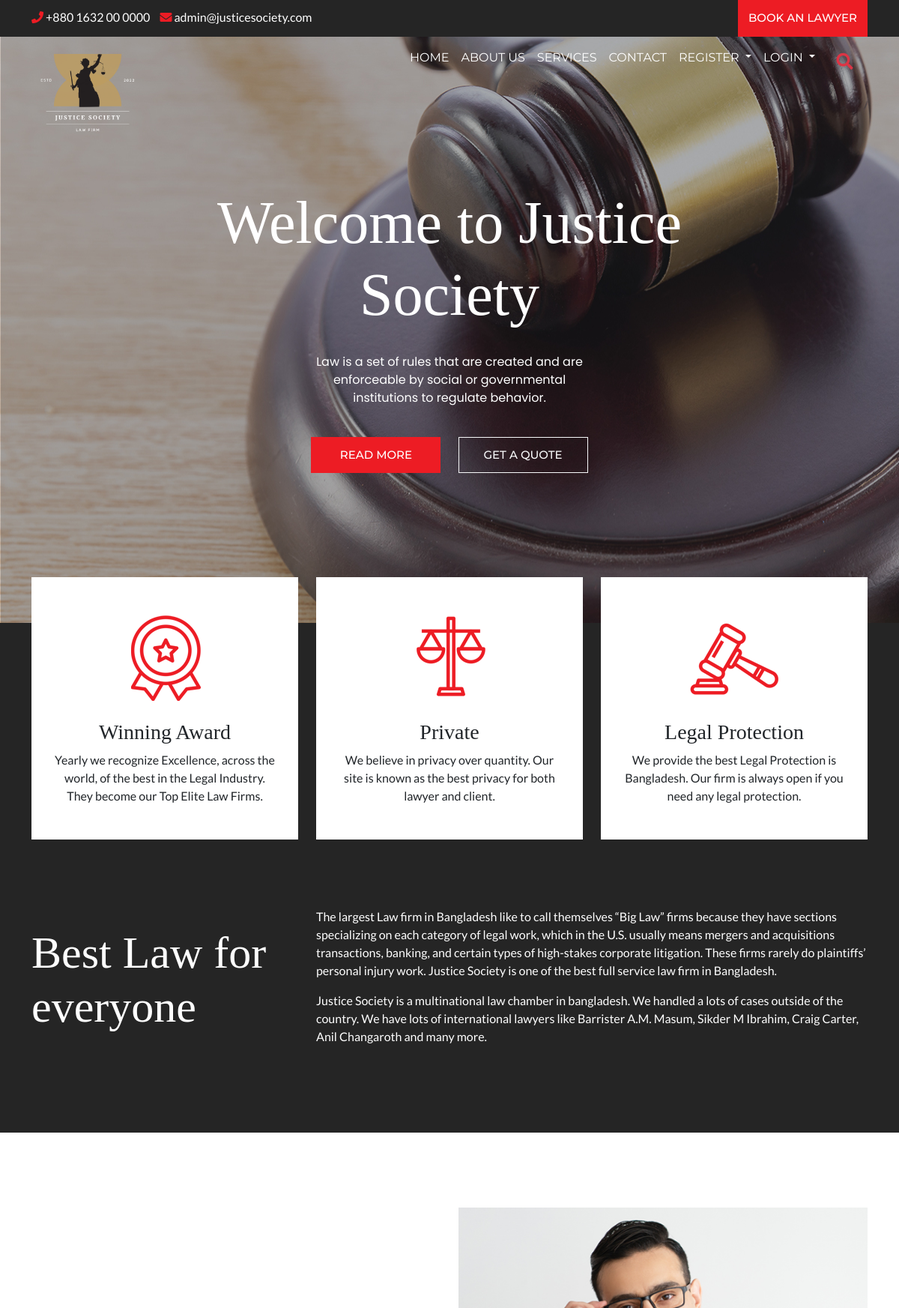
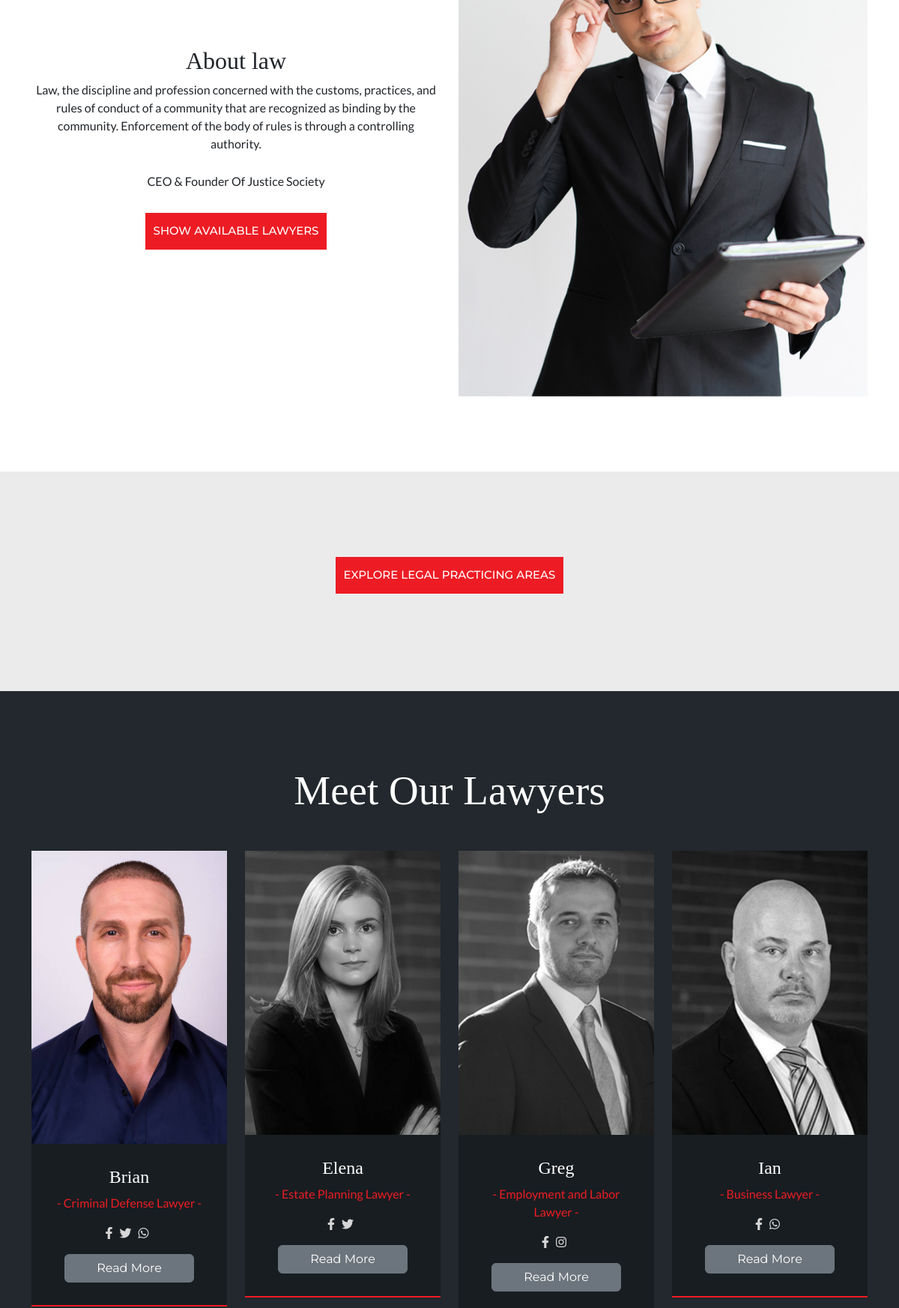
The page / (upper part) on the database its author committed (2 pictures, top to bottom).
### tables this page shows
CREATE TABLE `lawyers` (
  `email` varchar(700) NOT NULL,
  `password` text NOT NULL,
  `name` text NOT NULL,
  `categoryid` int(11) NOT NULL,
  `rate` int(11) NOT NULL,
  `description` varchar(2000) NOT NULL,
  `phonenumber` text NOT NULL,
  `bkashnumber` text NOT NULL,
  `location` text NOT NULL,
  `picture` text NOT NULL,
  `joindate` datetime NOT NULL DEFAULT current_timestamp()
);

CREATE TABLE `lawyercategories` (
  `id` int(11) NOT NULL,
  `category` varchar(700) NOT NULL,
  `description` varchar(3000) NOT NULL,
  `image` varchar(400) NOT NULL
);

### index.php (the view, shortened to what this page needs)
<?php include 'header.php' ?>
<section class="features-section">
	<div class="container">
		<div class="row top-features">
			<div class="col-lg-4">
				<div class="features-box">
					<img src="images/icon.png" alt="">
					<h3>Winning Award</h3>
					<p>Yearly we recognize Excellence, across the world, of the best in the Legal Industry. They become our Top Elite Law Firms.</p>
				</div>
			</div>
			<div class="col-lg-4">
				<div class="features-box">
					<img src="images/icon2.png" alt="">
					<h3>Private</h3>
					<p>We believe in privacy over quantity. Our site is known as the best privacy for both lawyer and client.</p>
				</div>
			</div>
			<div class="col-lg-4">
				<div class="features-box">
					<img src="images/icon3.png" alt="">
					<h3>Legal Protection</h3>
					<p>We provide the best Legal Protection is Bangladesh. Our firm is always open if you need any legal protection.</p>
				</div>
			</div>
		</div>
		<div class="row align-items-center">
			<div class="col-lg-4">
				<div class="left-head">
					<h2>Best Law for everyone</h2>
				</div>
			</div>
			<div class="col-lg-8">
				<div class="right-text">
					<p>The largest Law firm in Bangladesh like to call themselves “Big Law” firms because they have sections specializing on each category of legal work, which in the U.S. usually means mergers and acquisitions transactions, banking, and certain types of high-stakes corporate litigation. These firms rarely do plaintiffs’ personal injury work. Justice Society is one of the best full service law firm in Bangladesh.</p>
					<p>Justice Society is a multinational law chamber in bangladesh. We handled a lots of cases outside of the country. We have lots of international lawyers like Barrister A.M. Masum, Sikder M Ibrahim, Craig Carter, Anil Changaroth and many more.</p>
				</div>
			</div>
		</div>
	</div>
</section>
<section class="about-section" id="about-section-id">
	<div class="container">
		<div class="row  align-items-center">
			<div class="col-lg-6">
				<div class="about-text text-center">
					<h2>About law </h2>
					<p>Law, the discipline and profession concerned with the customs, practices, and rules of conduct of a community that are recognized as binding by the community. Enforcement of the body of rules is through a controlling authority.
					</p>
					<div class="signature">
						<p>CEO & Founder Of Justice Society</p>
                        <button id="fetchDataBtn" class="btn btn-primary">Show Available Lawyers </button>
					</div>
				</div>
			</div>
			<div class="col-lg-6">
				<div class="about-img">
					<img src="images/about.jpg" alt="">
				</div>
			</div>
		</div>
	</div>
</section>
<section class="services-section" id="services-section-id">
    <div class="container">
        <div class="row">
            <div class="col-md-12">
                <div class="section-title-main">
                    <h2 class="section-title">
                        <a href="legal_practice_areas.html" class="btn btn-primary btn-lg">Explore Legal Practicing Areas</a>
                    </h2>
                </div>
            </div>
        </div>
    </div>
</section>
<section class="team-section" id="team-section-id">
	<div class="container">
		<div class="row">
			<div class="col-md-12">
				<div class="section-title-main">
					<h2 class="section-title">Meet Our Lawyers</h2>
				</div>
			</div>
			<?php
			$query = "SELECT * FROM lawyers	JOIN socialmedia ON lawyers.email= socialmedia.email limit 4;";
			$result = $conn->query($query);
			if ($result->num_rows > 0) {
				while ($row = $result->fetch_assoc()) {
					$email = $row['email'];
					$name = $row['name'];
					$categoryid = $row['categoryid'];
					$picture = $row['picture'];
					$query1 = "select * from lawyercategories where id=" . $categoryid . ";";
					$result1 = $conn->query($query1);
					$category = "";
					if ($result1->num_rows > 0) {
						while ($row1 = $result1->fetch_assoc()) {
							$category = $row1['category'];
						}
					}
			?>
					<div class="col-lg-3">
						<div class="team-box">
							<div class="team-media">
								<img src="lawyer/images/<?php echo $picture ?>" alt="">
							</div>
							<div class="team-info">
								<h3><?php echo $name ?></h3>
								<p>- <?php echo $category ?> -</p>
								<ul class="top-social">
									<?php
											$facebook = $row['facebook'];
											$instagram = $row['instagram'];
											$twitter = $row['twitter'];
											$whatsapp = $row['whatsapp'];
									if($facebook!=""){
									?>
									<li><a target=”_blank” href="https://web.facebook.com/<?php echo $facebook ?>" class="rounded-3"><i class="fab fa-facebook-f"></i></a></li> <?php } if($instagram!=""){ ?>
									<li><a target=”_blank” href="https://www.instagram.com/<?php echo $instagram ?>" class="rounded-3"><i class="fab fa-instagram"></i></a></li> <?php } if($twitter!=""){ ?>
									<li><a target=”_blank” href="https://twitter.com/<?php echo $twitter ?>" class="rounded-3"><i class="fab fa-twitter"></i></a></li> <?php } if($whatsapp!=""){ ?>
									<li><a target=”_blank” href="https://api.whatsapp.com/send?phone=<?php echo $whatsapp ?>" class="rounded-3"><i class="fab fa-whatsapp"></i></a></li> <?php }?>
								</ul>
								<a type="button" class="btn btn-secondary  btn-block mt-3" href="lawyerreadmore.php?email=<?php echo $email ?>#details">Read More</a>
							</div>
						</div>
					</div>
			<?php
				}
			}
			?>
		</div>
	</div>
</section>
<?php include 'footer.php' ?>

### header.php (shortened to what this page needs)
<!doctype html>
<html>
<head>
    <link href="https://cdn.jsdelivr.net/npm/bootstrap@5.2.0/dist/css/bootstrap.min.css" rel="stylesheet">
    <link rel="stylesheet" href="https://cdnjs.cloudflare.com/ajax/libs/font-awesome/4.7.0/css/font-awesome.css" />
    <link rel="stylesheet" href="https://cdnjs.cloudflare.com/ajax/libs/OwlCarousel2/2.3.4/assets/owl.carousel.css" />
    <link rel="stylesheet" href="https://cdnjs.cloudflare.com/ajax/libs/OwlCarousel2/2.3.4/assets/owl.theme.default.min.css" />
    <link rel="stylesheet" href="https://cdnjs.cloudflare.com/ajax/libs/font-awesome/5.13.1/css/all.min.css" />
    <link rel="stylesheet" href="https://cdn.jsdelivr.net/npm/ti-icons@0.1.2/css/themify-icons.css">
    <link rel="stylesheet" href="css/style.css" type="text/css">
</head>
<body>
    <div class="top-header">
        <div class="container">
            <div class="row">
                <div class="col-lg-6">
                    <div class="top-contact">
                        <ul>
                            <li><a href="tel:+62 800 9000 123"> <i class="fa fa-phone"></i> +880 1632 00 0000</a> </li>
                            <li><a href="mailto:mail@yoursite.com"> <i class="fa fa-envelope"></i> admin@justicesociety.com</a> </li>
                        </ul>
                    </div>
                </div>
                <div class="col-lg-6">
                    <div class="top-right-info">
                        <a href="lawyerss.php?#lawyers" class="btn btn-primary">book an lawyer</a>
                    </div>
                </div>
            </div>
        </div>
    </div>
    <header>
        <div class="container">
            <nav class="navbar navbar-expand-lg navbar-light bg-light">
                <div class="container-fluid">
                    <div class="collapse navbar-collapse " id="navbarSupportedContent">
                        <a class="navbar-brand" href="index.php"><img src="images/Home Logo.png" alt="" class="position-absolute top-0 start-0" height='150px' width='150px'></a>
                        <ul class="navbar-nav ms-auto mb-2 mb-lg-0">
                            <li class="nav-item">
                                <a class="nav-link " href="index.php?">Home</a>
                            </li>
                            <li class="nav-item">
                                <a class="nav-link" href="index.php?#about-section-id">ABOUT US</a>
                            </li>
                            <li class="nav-item">
                                <a class="nav-link" href="index.php?#services-section-id">SERVICES</a>
                            </li>
                            <li class="nav-item">
                                <a class="nav-link" href="index.php?#contact-us-id">CONTACT</a>
                            </li>
                            <li class="nav-item dropdown">
                                <a class="nav-link dropdown-toggle" href="#" role="button" data-bs-toggle="dropdown" aria-expanded="false">
                                    Register
                                </a>
                            </li>
                            <li class="nav-item dropdown">
                                <a class="nav-link dropdown-toggle" href="#" role="button" data-bs-toggle="dropdown" aria-expanded="false">
                                    Login
                                </a>
                            </li>
                            <li class="nav-item dropdown">
                                <div id="sb-search" class="sb-search ">
                                    <form role="search" action="lawyerss.php?#lawyers" method="get">
                                        <span class="sb-icon-search text-danger"><i class="fa fa-search"></i></span>
                                    </form>
                                </div>
                            </li>
                        </ul>
                    </div>
                </div>
            </nav>
        </div>
    </header>
    <section class="banner-section" style="background: url(images/banner-bg.jpg) no-repeat">
        <div class="container">
            <div class="row">
                <div class="col-md-12">
                    <div class="banner-text">
                        <h1>Welcome to Justice Society</h1>
                        <p>Law is a set of rules that are created and are enforceable by social or governmental institutions to regulate behavior.</p>
                        <div class="btn-main">
                            <a href="index.php?#team-section-id" class="btn btn-primary">Read More</a>
                            <a href="index.php?#quote-section-id" class="btn btn-outline-light">GET A QUOTE</a>
                        </div>
                    </div>
                </div>
            </div>
        </div>
    </section>

### footer.php (shortened to what this page needs)
</body>
</html>

### css/style.css (style rules this page uses)
body { font-family: 'Lato', sans-serif; margin: 0px; padding: 0px; }
img { max-width: 100%; }
h1, h2, h3, h4, h5, h6 { font-family: 'Playfair Display', serif; }
.btn { font-family: 'Montserrat', sans-serif; }
.top-header { background: #252525; }
.top-contact ul { margin: 0px; padding: 0px; }
.top-contact ul li { display: inline-block; }
.top-contact ul li a { color: #FFF; text-decoration: none; margin-right: 10px; font-family: 'Lato', sans-serif; font-weight: normal; }
.top-contact ul li a i { color: #ed1c24; }
ul.top-social { margin: 0px 30px 0px 0px; padding: 0; }
ul.top-social li { display: inline-block; }
ul.top-social li a { color: #ed1c24; margin-right: 6px; }
.top-right-info { display: flex; align-items: center; justify-content: end; }
.top-contact { margin-top: 11px; }
.btn-primary { text-transform: uppercase; font-size: 15px; border-radius: 0; font-weight: 500; background: #ed1c24; border-color: #ed1c24; padding: 12px 10px; }
header { position: absolute; width: 100%; }
header nav.navbar.navbar-expand-lg.navbar-light.bg-light { background: transparent !important; }
.navbar-light .navbar-nav .nav-link { color: #FFF; text-transform: uppercase; font-family: 'Montserrat', sans-serif; }
section.banner-section { padding: 200px 200px; text-align: center; }
section.banner-section h1 { color: #FFF; font-size: 80px; max-width: 776px; margin: 0px auto; }
section.banner-section p { font-family: 'Poppins', sans-serif; color: #FFF; max-width: 400px; margin: 30px auto 40px; }
.btn-outline-light { font-size: 15px; font-weight: 500; text-transform: uppercase; padding: 12px 10px; border-radius: 0; }
.btn { min-width: 173px; }
.banner-text .btn { margin: 0px 10px; }
section.features-section { background: #252525; padding-bottom: 100px; }
.features-box { background: #FFF; padding: 30px; text-align: center; margin-bottom: 30px; }
.left-head h2 { color: #FFF; font-size: 60px; }
.right-text { color: #FFF; }
.row.top-features { top: -61px; position: relative; }
section.about-section { padding: 100px 0px 70px; }
.signature p { position: relative; top: -14px; }
.about-text { margin-bottom: 30px; }
.about-img { margin-bottom: 30px; }
section.services-section { background: #ebebeb; text-align: center; padding: 100px 0px 80px; }
.section-title-main { margin-bottom: 47px; }
h2.section-title { font-size: 55px; }
section.team-section { background: #22282d; text-align: center; padding: 100px 0px 70px; }
.team-box { margin-bottom: 30px; }
.team-media img { width: 100%; }
.team-info { background: #181d21; padding: 30px; border-bottom: 2px solid #ed1c24; }
.team-info h3 { font-size: 24px; color: #FFF; }
.team-info p { color: #ed1c24; }
.team-box ul.top-social li a { color: #d7d7d7; }
.team-box ul.top-social { margin: 0; }
section.team-section .section-title { color: #FFF; }

### header.php (style rules this page uses)
.sb-search { position: relative; border-radius: 10px; width: 0%; min-width: 50px; height: 50px; float: right; overflow: hidden; -webkit-transition: width 0.3s; -moz-transition: width 0.3s; transition: width 0.5s; -webkit-backface-visibility: hidden; }
.sb-icon-search, .sb-search-submit { width: 60px; height: 60px; display: block; position: absolute; right: 0; top: 0; padding: 0; margin: 0; line-height: 60px; text-align: center; cursor: pointer; }
.sb-icon-search { color: black; background: #fff; width: 35px; height: 0px; z-index: 90; margin: -5px; top: 1px; right: 6px; font-size: 22px; font-family: 'icomoon'; font-style: normal; font-weight: normal; font-variant: normal; text-transform: none; -webkit-font-smoothing: antialiased; }
.sb-icon-search:before { content: ""; }

### rows shown on the page
lawyers: picture (picture), name "Brian", lawyercategories.category "Criminal Defense Lawyer"
lawyers: picture (picture), name "Elena", lawyercategories.category "Estate Planning Lawyer"
lawyers: picture (picture), name "Greg", lawyercategories.category "Employment and Labor Lawyer"
lawyers: picture (picture), name "Ian", lawyercategories.category "Business Lawyer"
